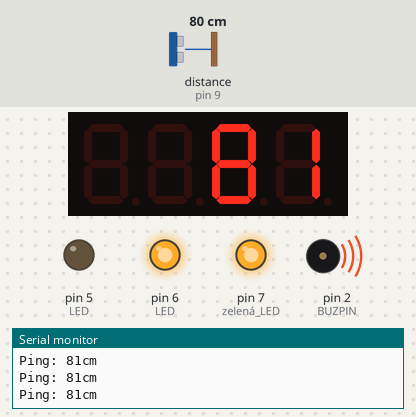
The sketch below on a simulated Arduino Uno, built with avr-gcc and run on an emulated ATmega328P. Shown: 4-digit seven-segment display, output pins drawn as LEDs (lit = HIGH), buzzer (waves = sounding), the last lines printed to the serial monitor. Inputs (shaded band) come from the test bench; at power-on: distance to the obstacle (sensor on pin 9) 80 cm. The echo pulse lasts 58.3 µs per cm.

Above: at 1.19 s.
1.5 s: distance to the obstacle (sensor on pin 9) set to 53 cm
At 1.93 s:
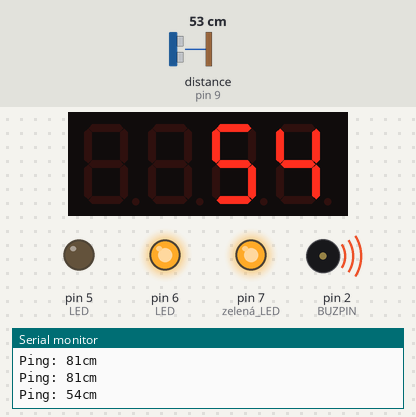
4.2 s: distance to the obstacle (sensor on pin 9) set to 45 cm
At 4.88 s:
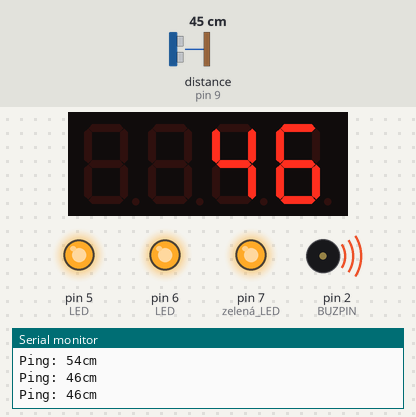
7.2 s: distance to the obstacle (sensor on pin 9) set to 153 cm
At 8.04 s:
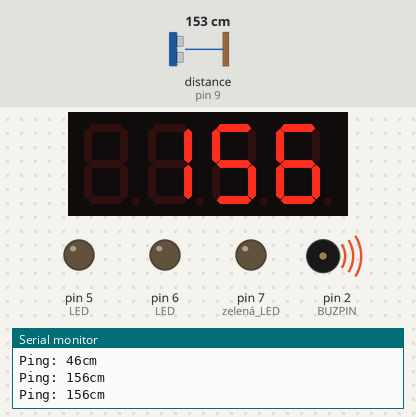
10.2 s: distance to the obstacle (sensor on pin 9) set to 143 cm
At 11.25 s:
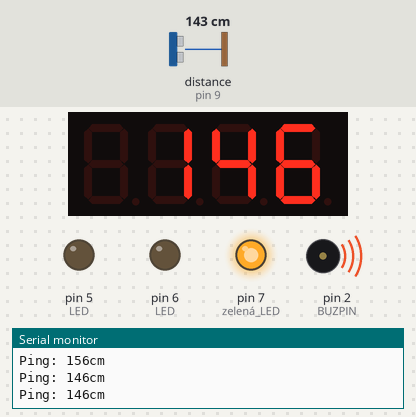
Timing chart, 0 to 14.2 s (numbered marks = the images above; inputs shaded):
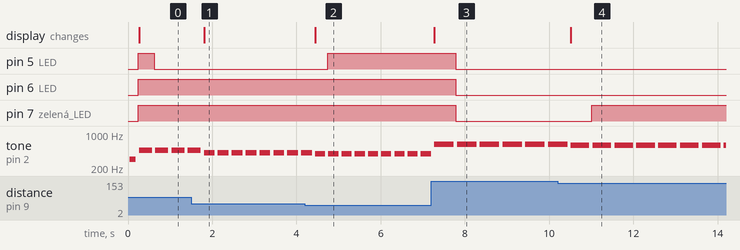

The sketch:

test.ino
```cpp
////////////////////////////
#include <Arduino.h>
#include <TM1637Display.h>
#include <NewPing.h>
#include <TimerFreeTone.h>
#define TRIGGER_PIN  10  // Arduino pin tied to trigger pin on the ultrasonic sensor.
#define ECHO_PIN     9  // Arduino pin tied to echo pin on the ultrasonic sensor.
#define MAX_DISTANCE 200 // Maximum distance we want to ping for (in centimeters). Maximum sensor distance is rated at 400-500cm.
#define BUZPIN  2

NewPing sonar(TRIGGER_PIN, ECHO_PIN, MAX_DISTANCE); // NewPing setup of pins and maximum distance.


int melody[] = { 262, 196, 196, 220, 196, 0, 247, 262 };
int duration[] = { 250, 125, 125, 250, 250, 250, 250, 250 };

// Module connection pins (Digital Pins)
#define CLK 3
#define DIO 4

// The amount of time (in milliseconds) between tests
#define TEST_DELAY  500
TM1637Display display(CLK, DIO);
uint8_t data[] = { 0x0, 0x0, 0x0, 0x0 };
/////////////////////////
unsigned long previousMillis = 0;        // will store last time LED was updated

// constants won't change:
const long interval = 50;           // interval at which to blink (milliseconds)


void setup() {
  display.setBrightness(0x0f);

  display.setSegments(data);
  Serial.begin(9600); // Open serial monitor at 9600 baud to see ping results.

  pinMode(BUZPIN, OUTPUT); // buzz pin is output to control buzzering

  pinMode(5, OUTPUT); // červená LED
  pinMode(6, OUTPUT); // žlutá LED
  pinMode(7, OUTPUT); // zelená LED
}

int old_distanc=0;
void loop() {
  unsigned long currentMillis = millis();
  int distance;

  if (currentMillis - previousMillis >= interval) {

   distance = sonar.ping_cm();// get the distance and store it in "distance" variable
   if (abs(old_distanc - distance) > 2 ){
      old_distanc = distance;
   }
  }
                     // Wait 50ms between pings (about 20 pings/sec). 29ms should be the shortest delay between pings.
  Serial.print("Ping: ");


  Serial.print(old_distanc) ; // Send ping, get distance in cm and print result (0 = outside set distance range)
  Serial.println("cm");

  display.showNumberDec(old_distanc, false, 3,1);


    TimerFreeTone(BUZPIN, distance*2+300, distance*2+150);
    delay(50);


if (distance <= 150 && distance >= 100) {
  digitalWrite(7, HIGH);  // zapínání/vypínání LED
    digitalWrite(6, LOW);
    digitalWrite(5, LOW);


}
else if (distance <= 100 && distance >= 50) {
  digitalWrite(7, HIGH);
    digitalWrite(6, HIGH);
    digitalWrite(5, LOW);
}
else if (distance <= 50 && distance >= 0) {
  digitalWrite(7, HIGH);
    digitalWrite(6, HIGH);
    digitalWrite(5, HIGH);
}
else{
    digitalWrite(7, LOW);
    digitalWrite(6, LOW);
    digitalWrite(5, LOW);
}


}
```

Measured:
- the behaviour switches between 49 and 48 cm on distance to the obstacle (sensor on pin 9) (found by bisection; images 1 and 2)
- the behaviour switches between 148 and 147 cm on distance to the obstacle (sensor on pin 9) (found by bisection; images 3 and 4)
- after the input at 1.5 s, the display: changes after 0.30 s (image 1)
- after the input at 4.2 s, pin 5 (LED): LOW → HIGH after 0.54 s; the display: changes after 0.25 s (image 2)
- after the input at 7.2 s, pin 5 (LED), pin 6 (LED), pin 7 (zelená_LED): HIGH → LOW after 0.59 s; tone on pin 2 (BUZPIN): alternates 612 Hz for 0.46 s and silent for 0.08 s, starting after 0.08 s; the display: changes after 0.08 s (image 3)
- after the input at 10.2 s, pin 7 (zelená_LED): LOW → HIGH after 0.81 s; the display: changes after 0.32 s (image 4)
- by itself, tone on pin 2 (BUZPIN): alternates 392 Hz for 0.24 s and silent for 0.07 s
